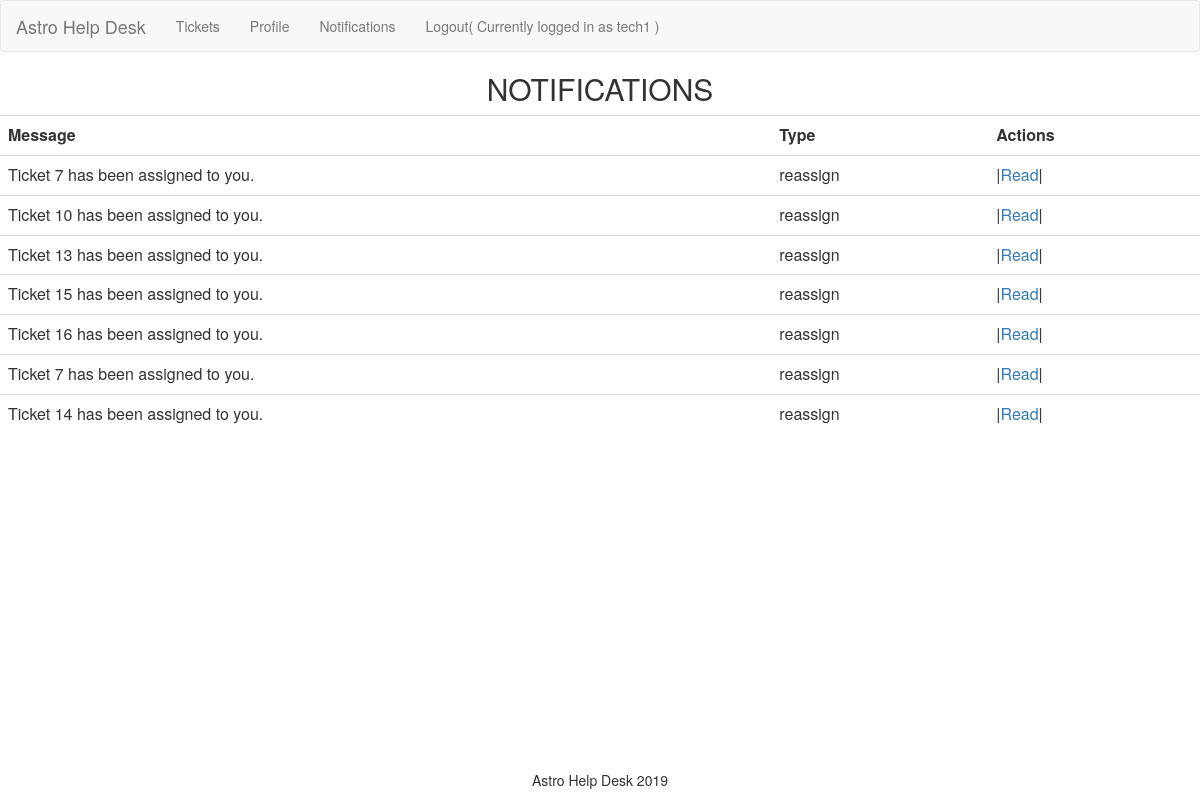
Screenshot of /Notification/index (signed in) with the database file from the repository.
### tables this page shows
CREATE TABLE `notification` (
  `notification_id` int(11) NOT NULL,
  `message` tinytext NOT NULL,
  `receiver_id` int(11) NOT NULL,
  `sender_id` int(11) NOT NULL,
  `status` varchar(60) NOT NULL,
  `type` varchar(60) NOT NULL
);

### app/core/App.php (called while the page is built, shortened)
<?php
class App
{
	protected $method = 'login';
	public function __construct(){
		$url = $this->parseURL();
		unset($url[0]);
		$this->controller = new $this->controller();
		if(isset($url[1])){
			if(method_exists($this->controller, $url[1])){
				$this->method = $url[1];
			}
			unset($url[1]);
		}
		$this->params = $url ? array_values($url) : [];
		call_user_func_array([$this->controller, $this->method], $this->params);
	}
	public function parseUrl(){
		if(isset($_GET['url'])){
			return explode('/', filter_var(rtrim($_GET['url'], '/'), FILTER_SANITIZE_URL));
		}
	}
}
?>

### index.php (called while the page is built, shortened)
<?php
$app = new App();
?>

### app/models/Notification.php (called while the page is built, shortened)
<?php
class Notification extends Model{
    public function getAll($user_id){
        $stmt = self::$_connection->prepare("SELECT * FROM Notification JOIN User ON Notification.receiver_id = User.user_id WHERE user_id = :user_id");
        $stmt->execute(['user_id'=>$user_id]);
    	$stmt->setFetchMode(PDO::FETCH_CLASS, 'Notification');
		return $stmt->fetchAll();
    }
}
?>

### app/core/Model.php (called while the page is built, shortened)
<?php
class Model{
	public function __construct()
    {
        $server = 'localhost';
        $DBName = 'help_desk';
        $user = 'root';
        $pass = '';
    }
}
?>

### app/views/Notification/index.php (the view, shortened to what this page needs)
<html>
<head>
	<link rel="stylesheet" type="text/css" href="/css/bootstrap.css" />
</head>
<body>
	<h2 align="center">NOTIFICATIONS</h2>
<table  class="table .table-striped">
	<tr>
		<th>Message</th>
		<th>Type</th>
		<th>Actions</th>
	</tr>
<?php
foreach($model as $notification){
	echo "
			<tr>
				<td>$notification->message</td>
				<td>$notification->type</td>";
 	if($notification->type == 'approval' && $_SESSION['user_type']=='supervisor'){
		echo "<td>
				  |<a href='/Login/grantPermission/$notification->sender_id'>Approve</a>|
				  |<a href='/Login/denyPermission/$notification->sender_id'>Deny</a>|
				</td>
			</tr>";
		}
	else{
		echo "<td>
				  |<a href='/Notification/readNotification/$notification->notification_id'>Read</a>|
				</td>
			</tr>";
		}
}
?>
</table>
</body>
</html>

### rows the page displays
notification: message "Ticket 7 has been assigned to you.", type "reassign"
notification: message "Ticket 10 has been assigned to you.", type "reassign"
notification: message "Ticket 13 has been assigned to you.", type "reassign"
notification: message "Ticket 15 has been assigned to you.", type "reassign"
notification: message "Ticket 16 has been assigned to you.", type "reassign"
notification: message "Ticket 7 has been assigned to you.", type "reassign"
notification: message "Ticket 14 has been assigned to you.", type "reassign"

### other values shown
$_SESSION[username] "tech1"
